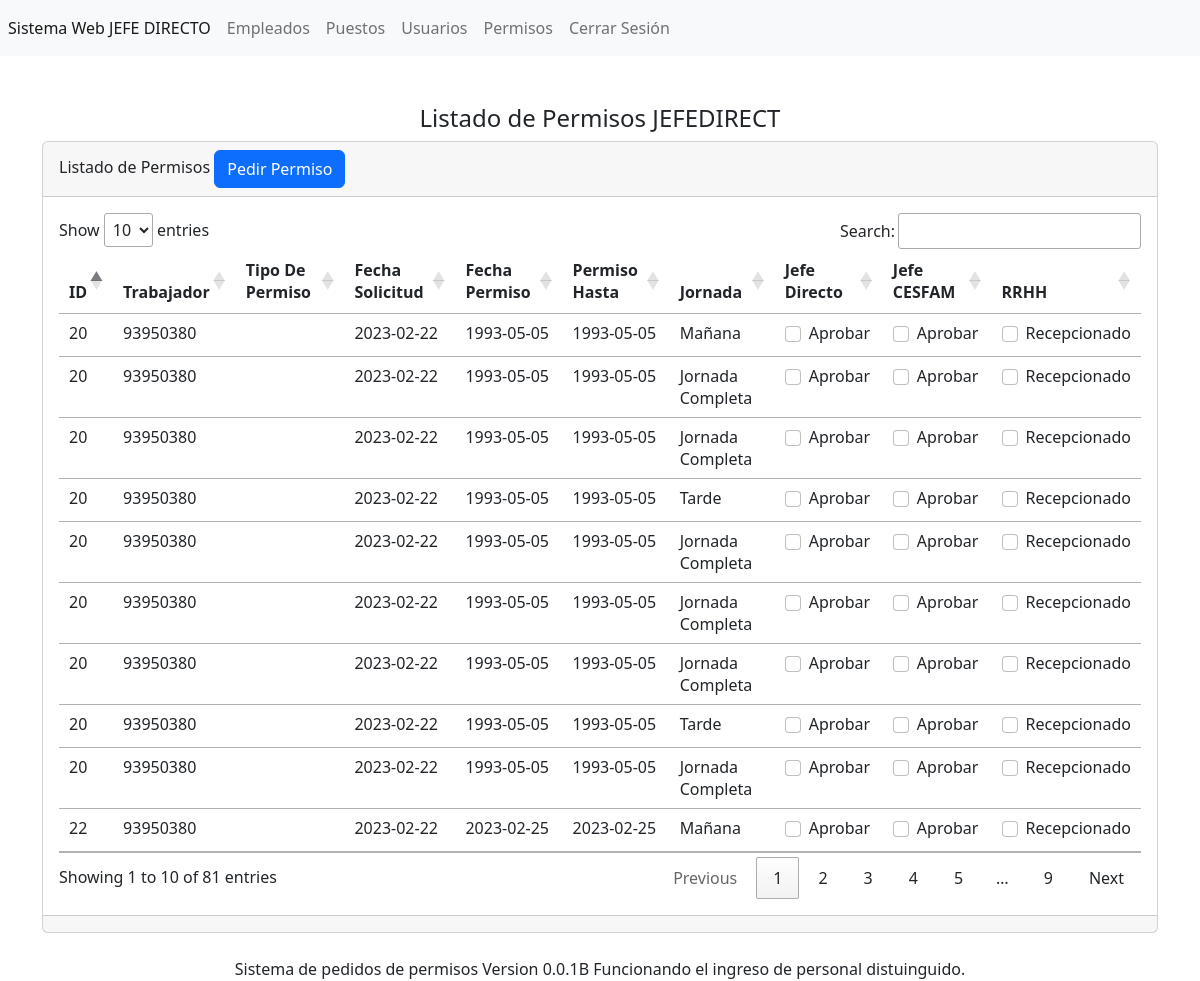
The app's page /templates/jefe-directo/secciones/permisos/ (signed in) with its own data.
### tables this page shows
CREATE TABLE `tbl_permisos` (
  `id` int(11) NOT NULL,
  `idempleado` int(11) NOT NULL,
  `idtipopermiso` int(11) NOT NULL,
  `fechasolicitud` date NOT NULL,
  `fechapermiso` date NOT NULL,
  `permisohasta` date NOT NULL,
  `jornada` int(11) NOT NULL,
  `jefedirecto` tinyint(1) NOT NULL,
  `jefecesfam` tinyint(1) NOT NULL
);

### templates/jefe-directo/secciones/permisos/index.php (the view, shortened to what this page needs)
<?php   include("../../../../bd.php");
$sentencia=$conexion->prepare("SELECT *,
(SELECT tipopermiso FROM
tbl_tipo_permiso WHERE
tbl_tipo_permiso.id=tbl_permisos.id limit 1) as tipo_permiso
 FROM tbl_permisos");
$sentencia->execute();
$lista_tbl_permisos=$sentencia->fetchALL(PDO::FETCH_ASSOC);
$jornada=$conexion->prepare("SELECT *,
(SELECT tipojornada FROM
tbl_jornada WHERE
tbl_jornada.id=tbl_permisos.jornada limit 1 ) as tipo_jornada
 FROM tbl_permisos");
$jornada->execute();
$lista_tbl_jornada=$jornada->fetchALL(PDO::FETCH_ASSOC);
?>
<?php
switch($_SESSION['tipousuario']){
case 2:
  include("../../../../templates/jefe-directo/header.php");
break;
}
?>
<br><br>
<center><h4> Listado de Permisos JEFEDIRECT </h4></center>
<div class="card">
    <div class="card-header">
        Listado de Permisos <a name="pedir" id="pedir" class="btn btn-primary" href="pedir.php" role="button">Pedir Permiso</a>
    </div>
    <div class="card-body">
<div class="table-responsive-sm">
    <table class="table" id="tabla_id">
        <thead>
            <tr>
                <th scope="col">ID</th>
                <th scope="col">Trabajador</th>
                <th scope="col">Tipo De Permiso</th>
                <th scope="col">Fecha Solicitud</th>
                <th scope="col">Fecha Permiso</th>
                <th scope="col">Permiso Hasta</th>
                <th scope="col">Jornada</th>
                <th scope="col">Jefe Directo</th>
                <th scope="col">Jefe CESFAM</th>
                <th scope="col">RRHH</th>
            </tr>
        </thead>
        <tbody>
        <?php foreach($lista_tbl_permisos as $registro){?>
            <?php foreach($lista_tbl_jornada as $jornada){?>
            <tr class="">
                <td scope="row"><?php echo $registro['id']; ?></td>
                <td><?php echo $registro['idempleado']; ?></td>
                <td><?php echo $registro['tipo_permiso']; ?></td>
                <td><?php echo $registro['fechasolicitud']; ?></td>
                <td><?php echo $registro['fechapermiso']; ?></td>
                <td><?php echo $registro['permisohasta']; ?></td>
               <td> <?php echo $jornada['tipo_jornada']; ?></td>
                <td>
                    <div class="form-check">
                     <input class="form-check-input" type="checkbox" value="" id="jefedirecto">
                    <label class="form-check-label" for="jefedirecto">
                     Aprobar
                     </label>
                    </div>
                </td>
                <td>
                <div class="form-check">
                <input class="form-check-input" type="checkbox" value="" id="jefecesfam" >
                 <label class="form-check-label" for="jefecesfam">
                  Aprobar
                  </label>
                </div>
                </td>
                <td> <div class="form-check">
                <input class="form-check-input" type="checkbox" value="" id="rrhh" >Recepcionado</td>
            </tr>
            <?php } ?>
            <?php } ?>
        </tbody>
    </table>
</div>
    </div>
    <div class="card-footer text-muted">
    </div>
</div>
<?php include("../../../../templates/footer.php"); ?>

### records on screen
tbl_permisos: id "20", idempleado "93950380", fechasolicitud "2023-02-22", fechapermiso "1993-05-05", permisohasta "1993-05-05", tipo_jornada "Mañana"
tbl_permisos: tipo_jornada "Jornada Completa", id "22", idempleado "93950380", fechasolicitud "2023-02-22", fechapermiso "2023-02-25", permisohasta "2023-02-25"
tbl_permisos: tipo_jornada "Jornada Completa"
tbl_permisos: tipo_jornada "Tarde"
tbl_permisos: tipo_jornada "Jornada Completa"
tbl_permisos: tipo_jornada "Jornada Completa"
tbl_permisos: tipo_jornada "Jornada Completa"
tbl_permisos: tipo_jornada "Tarde"
tbl_permisos: tipo_jornada "Jornada Completa"
